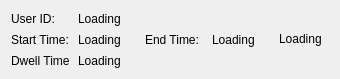
<?xml version="1.0" encoding="UTF-8"?>
<ui version="4.0">
 <class>ViolationItem</class>
 <widget class="QWidget" name="ViolationItem">
  <property name="geometry">
   <rect>
    <x>0</x>
    <y>0</y>
    <width>340</width>
    <height>79</height>
   </rect>
  </property>
  <property name="windowTitle">
   <string>Form</string>
  </property>
  <layout class="QHBoxLayout" name="horizontalLayout">
   <item>
    <layout class="QGridLayout" name="gridLayout">
     <item row="2" column="0">
      <layout class="QHBoxLayout" name="horizontalLayout_3">
       <item>
        <widget class="QLabel" name="dwell_label">
         <property name="text">
          <string>Dwell Time</string>
         </property>
        </widget>
       </item>
       <item>
        <widget class="QLabel" name="lblDwell">
         <property name="text">
          <string>Loading</string>
         </property>
        </widget>
       </item>
      </layout>
     </item>
     <item row="0" column="0">
      <layout class="QHBoxLayout" name="horizontalLayout_2">
       <item>
        <widget class="QLabel" name="id_label">
         <property name="text">
          <string>User ID:</string>
         </property>
        </widget>
       </item>
       <item>
        <widget class="QLabel" name="lblID">
         <property name="text">
          <string>Loading</string>
         </property>
        </widget>
       </item>
      </layout>
     </item>
     <item row="1" column="0">
      <layout class="QHBoxLayout" name="horizontalLayout_9">
       <item>
        <widget class="QLabel" name="start_label">
         <property name="text">
          <string>Start Time:</string>
         </property>
        </widget>
       </item>
       <item>
        <widget class="QLabel" name="lblStart">
         <property name="text">
          <string>Loading</string>
         </property>
        </widget>
       </item>
      </layout>
     </item>
     <item row="1" column="1">
      <layout class="QHBoxLayout" name="horizontalLayout_10">
       <item>
        <widget class="QLabel" name="end_label">
         <property name="text">
          <string>End Time:</string>
         </property>
        </widget>
       </item>
       <item>
        <widget class="QLabel" name="lblEnd">
         <property name="text">
          <string>Loading</string>
         </property>
        </widget>
       </item>
      </layout>
     </item>
     <item row="2" column="1">
      <layout class="QHBoxLayout" name="horizontalLayout_4"/>
     </item>
     <item row="0" column="1">
      <layout class="QHBoxLayout" name="horizontalLayout_5">
       <item>
        <widget class="QLabel" name="lblGender">
         <property name="text">
          <string/>
         </property>
        </widget>
       </item>
       <item>
        <widget class="QLabel" name="lblAge">
         <property name="text">
          <string/>
         </property>
        </widget>
       </item>
      </layout>
     </item>
    </layout>
   </item>
   <item>
    <widget class="QLabel" name="faceImage">
     <property name="sizePolicy">
      <sizepolicy hsizetype="Fixed" vsizetype="Fixed">
       <horstretch>0</horstretch>
       <verstretch>0</verstretch>
      </sizepolicy>
     </property>
     <property name="minimumSize">
      <size>
       <width>50</width>
       <height>50</height>
      </size>
     </property>
     <property name="maximumSize">
      <size>
       <width>50</width>
       <height>50</height>
      </size>
     </property>
     <property name="text">
      <string>Loading</string>
     </property>
     <property name="scaledContents">
      <bool>true</bool>
     </property>
    </widget>
   </item>
  </layout>
 </widget>
 <resources/>
 <connections/>
</ui>
